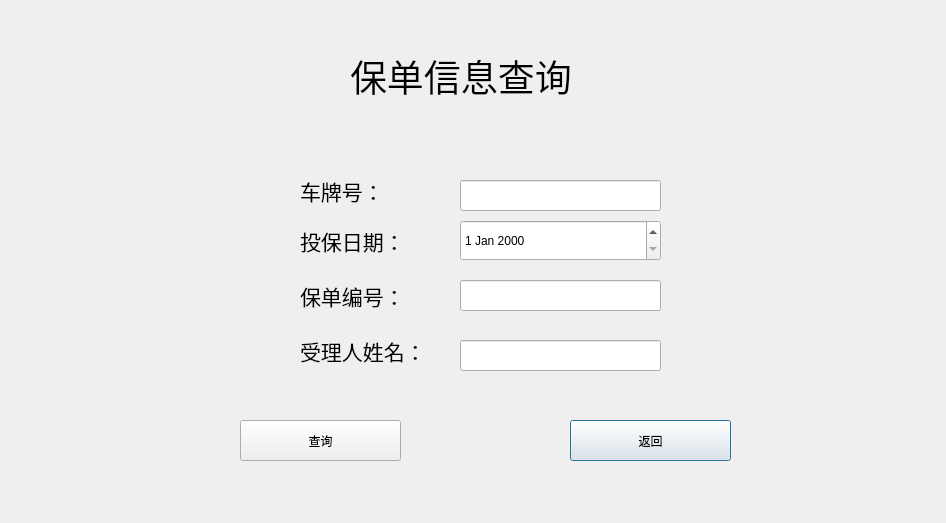
<?xml version="1.0" encoding="UTF-8"?>
<ui version="4.0">
 <class>WarrantSearchDialog</class>
 <widget class="QDialog" name="WarrantSearchDialog">
  <property name="geometry">
   <rect>
    <x>0</x>
    <y>0</y>
    <width>946</width>
    <height>523</height>
   </rect>
  </property>
  <property name="windowTitle">
   <string>Dialog</string>
  </property>
  <widget class="QLineEdit" name="lineEdit_15">
   <property name="geometry">
    <rect>
     <x>460</x>
     <y>340</y>
     <width>201</width>
     <height>31</height>
    </rect>
   </property>
  </widget>
  <widget class="QLineEdit" name="lineEdit_16">
   <property name="geometry">
    <rect>
     <x>460</x>
     <y>280</y>
     <width>201</width>
     <height>31</height>
    </rect>
   </property>
  </widget>
  <widget class="QLabel" name="label_57">
   <property name="geometry">
    <rect>
     <x>300</x>
     <y>210</y>
     <width>181</width>
     <height>61</height>
    </rect>
   </property>
   <property name="font">
    <font>
     <pointsize>16</pointsize>
    </font>
   </property>
   <property name="text">
    <string>投保日期：</string>
   </property>
  </widget>
  <widget class="QPushButton" name="pushButton_2">
   <property name="geometry">
    <rect>
     <x>570</x>
     <y>420</y>
     <width>161</width>
     <height>41</height>
    </rect>
   </property>
   <property name="text">
    <string>返回</string>
   </property>
  </widget>
  <widget class="QLabel" name="label_59">
   <property name="geometry">
    <rect>
     <x>300</x>
     <y>270</y>
     <width>181</width>
     <height>51</height>
    </rect>
   </property>
   <property name="font">
    <font>
     <pointsize>16</pointsize>
    </font>
   </property>
   <property name="text">
    <string>保单编号：</string>
   </property>
  </widget>
  <widget class="QPushButton" name="pushButton">
   <property name="geometry">
    <rect>
     <x>240</x>
     <y>420</y>
     <width>161</width>
     <height>41</height>
    </rect>
   </property>
   <property name="text">
    <string>查询</string>
   </property>
  </widget>
  <widget class="QLabel" name="label_60">
   <property name="geometry">
    <rect>
     <x>300</x>
     <y>320</y>
     <width>151</width>
     <height>61</height>
    </rect>
   </property>
   <property name="font">
    <font>
     <pointsize>16</pointsize>
    </font>
   </property>
   <property name="text">
    <string>受理人姓名：</string>
   </property>
  </widget>
  <widget class="QLineEdit" name="lineEdit_54">
   <property name="geometry">
    <rect>
     <x>460</x>
     <y>180</y>
     <width>201</width>
     <height>31</height>
    </rect>
   </property>
  </widget>
  <widget class="QLabel" name="label_61">
   <property name="geometry">
    <rect>
     <x>350</x>
     <y>40</y>
     <width>291</width>
     <height>71</height>
    </rect>
   </property>
   <property name="font">
    <font>
     <pointsize>28</pointsize>
    </font>
   </property>
   <property name="text">
    <string>保单信息查询</string>
   </property>
  </widget>
  <widget class="QDateEdit" name="dateEdit_5">
   <property name="geometry">
    <rect>
     <x>460</x>
     <y>220</y>
     <width>201</width>
     <height>41</height>
    </rect>
   </property>
  </widget>
  <widget class="QLabel" name="label_58">
   <property name="geometry">
    <rect>
     <x>300</x>
     <y>160</y>
     <width>171</width>
     <height>61</height>
    </rect>
   </property>
   <property name="font">
    <font>
     <pointsize>16</pointsize>
    </font>
   </property>
   <property name="text">
    <string>车牌号：</string>
   </property>
  </widget>
 </widget>
 <resources/>
 <connections/>
</ui>
